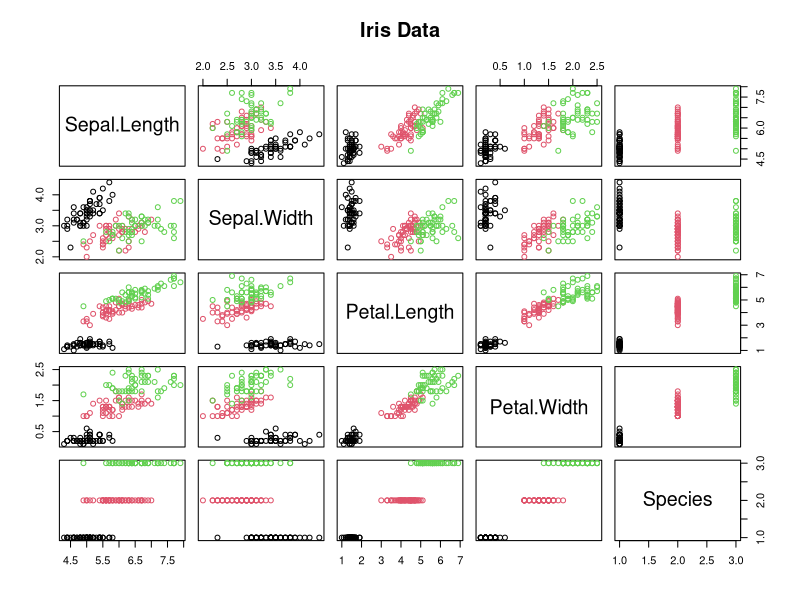
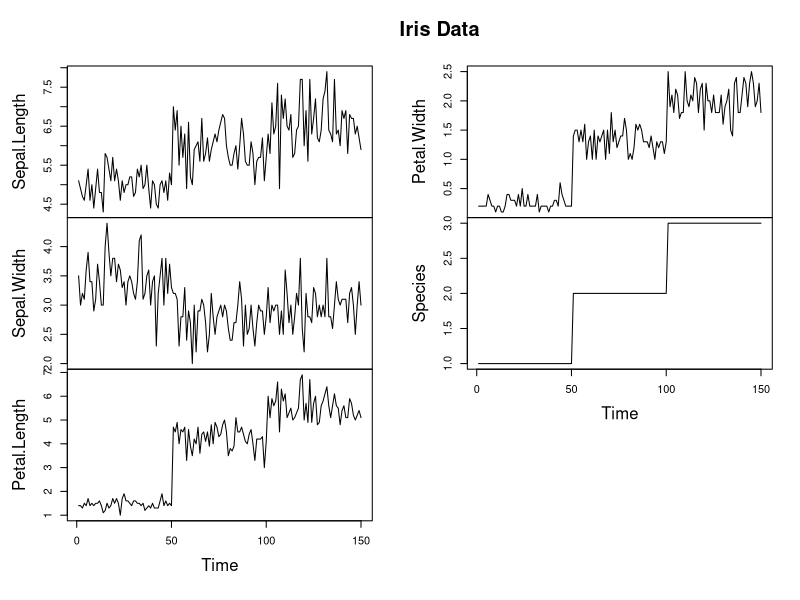
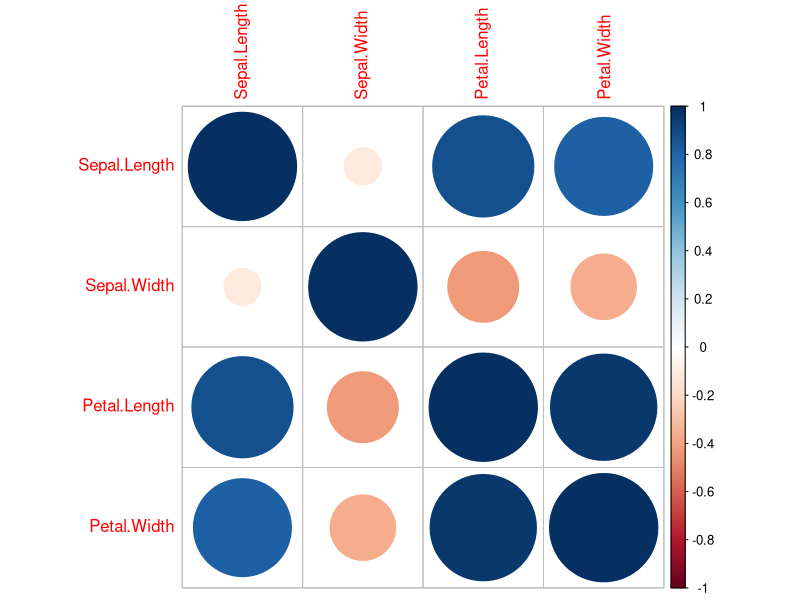

The R source for these figures, in order:
## ---- chunk 1
iris
## ---- chunk 2
summary(iris)
## ---- chunk 3
pairs(main="Iris Data", iris, col=iris$Species)
## ---- chunk 4
plot.ts(main="Iris Data", iris)
## ---- chunk 5
d <- data.frame(Sepal.Length = iris$Sepal.Length, Sepal.Width = iris$Sepal.Width, Petal.Length = iris$Petal.Length, Petal.Width = iris$Petal.Width)
m <- cor(d)
library('corrplot')
corrplot(m, method="circle")
## ---- chunk 6
train <- rbind(iris3[1:25,,1], iris3[1:25,,2], iris3[1:25,,3])
test <- rbind(iris3[26:50,,1], iris3[26:50,,2], iris3[26:50,,3])
cl <- factor(c(rep("s",25), rep("c",25), rep("v",25)))
require(class)
iris_pred <- knn(train, test, cl, k = 3, prob=TRUE)
iris_pred
## ---- chunk 7
testidx <- which(1:length(iris[,1])%%3==0)
## ---- chunk 8
iristrain <- iris[-testidx,]
## ---- chunk 9
iristest <- iris[testidx,]
## ---- chunk 10
model <- lm(Petal.Width~., data=iristrain)
## ---- chunk 11
prediciton <- predict(model, newdata=iristest)
## ---- chunk 12
cor(prediciton, iristest$Petal.Width)
## ---- chunk 13
summary(model)
